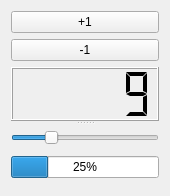
<!--
** example_06.ui
** 27/SEP/2007
** ETD-Software
**  - Daniel Martin Gomez <etd[-at-]nomejortu.com>
**
** Desc:
**   Qt interface file to show the different types of connections betweeen
** signals and slots. Direct versus indirect.
**
** Version:
**  v1.0 [27/September/2007]: first released
**              
**
** License:
**   This program is free software: you can redistribute it and/or modify
** it under the terms of the GNU General Public License as published by
** the Free Software Foundation, either version 3 of the License, or
** (at your option) any later version.
**
** This program is distributed in the hope that it will be useful,
** but WITHOUT ANY WARRANTY; without even the implied warranty of
** MERCHANTABILITY or FITNESS FOR A PARTICULAR PURPOSE.  See the
** GNU General Public License for more details.
**
** You should have received a copy of the GNU General Public License
** along with this program.  If not, see <http://www.gnu.org/licenses/>.
-->
<ui version="4.0" >
 <class>Form</class>
 <widget class="QWidget" name="Form" >
  <property name="geometry" >
   <rect>
    <x>0</x>
    <y>0</y>
    <width>170</width>
    <height>196</height>
   </rect>
  </property>
  <property name="windowTitle" >
   <string>Form</string>
  </property>
  <layout class="QGridLayout" >
   <item row="0" column="0" >
    <widget class="QSplitter" name="splitter" >
     <property name="orientation" >
      <enum>Qt::Vertical</enum>
     </property>
     <widget class="QWidget" name="" >
      <layout class="QVBoxLayout" >
       <item>
        <widget class="QPushButton" name="btnAdd" >
         <property name="text" >
          <string>+1</string>
         </property>
        </widget>
       </item>
       <item>
        <widget class="QPushButton" name="btnDel" >
         <property name="text" >
          <string>-1</string>
         </property>
        </widget>
       </item>
       <item>
        <widget class="QLCDNumber" name="lcdNumber" >
         <property name="mode" >
          <enum>QLCDNumber::Hex</enum>
         </property>
         <property name="segmentStyle" >
          <enum>QLCDNumber::Flat</enum>
         </property>
         <property name="value" stdset="0" >
          <double>9.000000000000000</double>
         </property>
        </widget>
       </item>
      </layout>
     </widget>
     <widget class="QWidget" name="" >
      <layout class="QVBoxLayout" >
       <item>
        <widget class="QSlider" name="horizontalSlider" >
         <property name="maximum" >
          <number>100</number>
         </property>
         <property name="value" >
          <number>25</number>
         </property>
         <property name="orientation" >
          <enum>Qt::Horizontal</enum>
         </property>
        </widget>
       </item>
       <item>
        <widget class="QProgressBar" name="progressBar" >
         <property name="value" >
          <number>25</number>
         </property>
        </widget>
       </item>
      </layout>
     </widget>
    </widget>
   </item>
  </layout>
 </widget>
 <resources/>
 <connections>
  <connection>
   <sender>horizontalSlider</sender>
   <signal>valueChanged(int)</signal>
   <receiver>progressBar</receiver>
   <slot>setValue(int)</slot>
   <hints>
    <hint type="sourcelabel" >
     <x>90</x>
     <y>147</y>
    </hint>
    <hint type="destinationlabel" >
     <x>94</x>
     <y>175</y>
    </hint>
   </hints>
  </connection>
  <connection>
   <sender>btnAdd</sender>
   <signal>clicked()</signal>
   <receiver>Form</receiver>
   <slot>lower()</slot>
   <hints>
    <hint type="sourcelabel" >
     <x>87</x>
     <y>22</y>
    </hint>
    <hint type="destinationlabel" >
     <x>87</x>
     <y>95</y>
    </hint>
   </hints>
  </connection>
  <connection>
   <sender>btnDel</sender>
   <signal>clicked()</signal>
   <receiver>Form</receiver>
   <slot>lower()</slot>
   <hints>
    <hint type="sourcelabel" >
     <x>87</x>
     <y>57</y>
    </hint>
    <hint type="destinationlabel" >
     <x>87</x>
     <y>95</y>
    </hint>
   </hints>
  </connection>
 </connections>
</ui>
